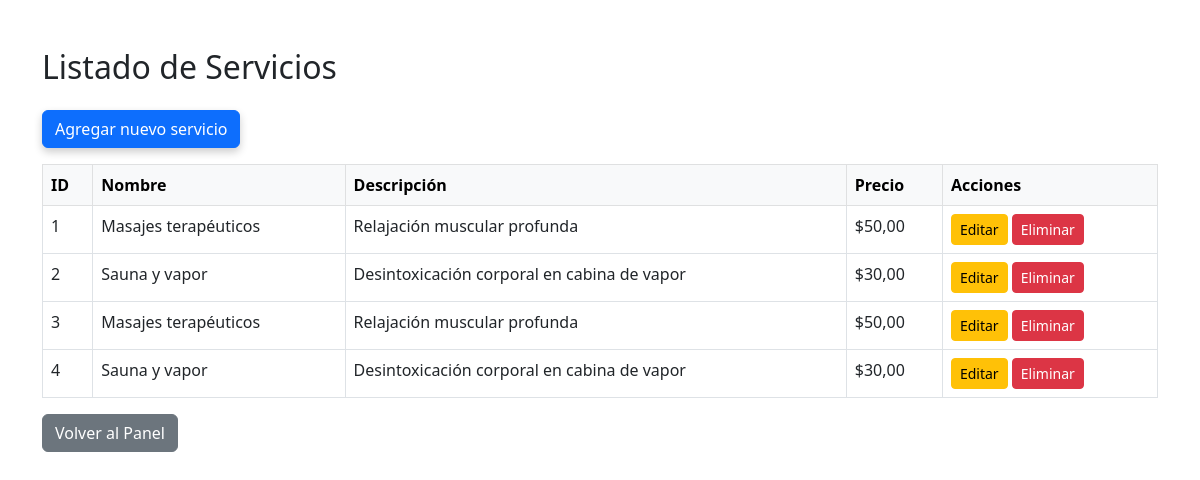
Page /admin_servicios.php (signed in) on the committed database.
### tables this page shows
CREATE TABLE `servicios` (
  `id` int(11) NOT NULL,
  `nombre` varchar(100) NOT NULL,
  `descripcion` text NOT NULL,
  `precio` decimal(10,2) NOT NULL
);

### admin_servicios.php (the view, shortened to what this page needs)
<?php
require_once __DIR__ . '/config.php';
$sql = "SELECT * FROM servicios";
$resultado = $conexion->query($sql);
$servicios = [];
if ($resultado && $resultado->num_rows > 0) {
    while ($fila = $resultado->fetch_assoc()) {
        $servicios[] = $fila;
    }
}
?>
<!DOCTYPE html>
<html lang="es">
<head>
  <link rel="stylesheet" href="styles/style.css">
  <link href="https://cdn.jsdelivr.net/npm/bootstrap@5.3.0/dist/css/bootstrap.min.css" rel="stylesheet">
</head>
<body>
  <div class="container mt-5">
    <h2 class="mb-4">Listado de Servicios</h2>
    <a href="servicio_nuevo.php" class="btn btn-primary mb-3">Agregar nuevo servicio</a>
    <table class="table table-bordered table-hover">
      <thead class="table-light">
        <tr>
          <th>ID</th>
          <th>Nombre</th>
          <th>Descripción</th>
          <th>Precio</th>
          <th>Acciones</th>
        </tr>
      </thead>
      <tbody>
        <?php if (!empty($servicios)): ?>
          <?php foreach ($servicios as $servicio): ?>
            <tr>
              <td><?= $servicio['id'] ?></td>
              <td><?= $servicio['nombre'] ?></td>
              <td><?= $servicio['descripcion'] ?></td>
              <td>$<?= number_format($servicio['precio'], 2, ',', '.') ?></td>
              <td>
                <a href="servicio_editar.php?id=<?= $servicio['id'] ?>" class="btn btn-sm btn-warning">Editar</a>
                <a href="servicio_eliminar.php?id=<?= $servicio['id'] ?>" class="btn btn-sm btn-danger" onclick="return confirm('¿Seguro que deseas eliminar este servicio?')">Eliminar</a>
              </td>
            </tr>
          <?php endforeach; ?>
        <?php else: ?>
          <tr>
            <td colspan="5" class="text-center">No hay servicios cargados.</td>
          </tr>
        <?php endif; ?>
      </tbody>
    </table>
    <a href="panel_admin.php" class="btn btn-secondary">Volver al Panel</a>
  </div>
</body>
</html>

### styles/style.css (style rules this page uses)
:root { --primary-color: #E8DFF4; --secondary-color: #f8f8f8; --text-color: #333; --hover-color: #FBB3B3; --font-family: 'Playfair Display', serif; }
body { font-family: var(--font-family); margin: 0; padding: 0; flex-direction: column; min-height: 100vh; background-color: var(--secondary-color); }
.container { width: 90%; margin: auto; flex: 1; }
.btn-primary { background-color: #FF6666; color: white; border: none; padding: 10px 30px; border-radius: 30px; font-size: 1rem; font-weight: bold; box-shadow: 0 4px 8px rgba(0, 0, 0, 0.2); transition: all 0.3s ease; text-decoration: none; display: inline-block; }

### rows in the picture
servicios: id "1", nombre "Masajes terapéuticos", descripcion "Relajación muscular profunda", precio "50,00"
servicios: id "2", nombre "Sauna y vapor", descripcion "Desintoxicación corporal en cabina de vapor", precio "30,00"
servicios: id "3", nombre "Masajes terapéuticos", descripcion "Relajación muscular profunda", precio "50,00"
servicios: id "4", nombre "Sauna y vapor", descripcion "Desintoxicación corporal en cabina de vapor", precio "30,00"
